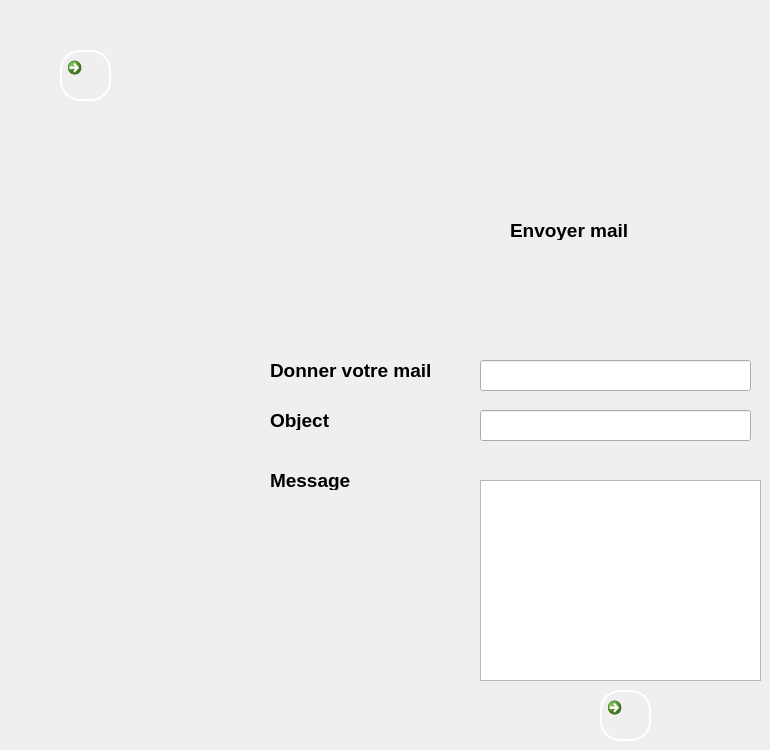
   <widget class="QWidget" name="mail">
    <widget class="QLineEdit" name="ecrire_mail">
     <property name="geometry">
      <rect>
       <x>480</x>
       <y>360</y>
       <width>271</width>
       <height>31</height>
      </rect>
     </property>
     <property name="font">
      <font>
       <family>Roboto Light</family>
       <pointsize>12</pointsize>
      </font>
     </property>
    </widget>
    <widget class="QLineEdit" name="ecrire_objet">
     <property name="geometry">
      <rect>
       <x>480</x>
       <y>410</y>
       <width>271</width>
       <height>31</height>
      </rect>
     </property>
     <property name="font">
      <font>
       <family>Roboto Light</family>
       <pointsize>12</pointsize>
      </font>
     </property>
    </widget>
    <widget class="QLabel" name="label_2">
     <property name="geometry">
      <rect>
       <x>270</x>
       <y>360</y>
       <width>181</width>
       <height>20</height>
      </rect>
     </property>
     <property name="font">
      <font>
       <pointsize>14</pointsize>
       <weight>75</weight>
       <bold>true</bold>
      </font>
     </property>
     <property name="text">
      <string>Donner votre mail</string>
     </property>
    </widget>
    <widget class="QLabel" name="label_3">
     <property name="geometry">
      <rect>
       <x>270</x>
       <y>410</y>
       <width>181</width>
       <height>20</height>
      </rect>
     </property>
     <property name="font">
      <font>
       <pointsize>14</pointsize>
       <weight>75</weight>
       <bold>true</bold>
      </font>
     </property>
     <property name="text">
      <string>Object</string>
     </property>
    </widget>
    <widget class="QLabel" name="label_4">
     <property name="geometry">
      <rect>
       <x>270</x>
       <y>470</y>
       <width>181</width>
       <height>20</height>
      </rect>
     </property>
     <property name="font">
      <font>
       <pointsize>14</pointsize>
       <weight>75</weight>
       <bold>true</bold>
      </font>
     </property>
     <property name="text">
      <string>Message</string>
     </property>
    </widget>
    <widget class="QLabel" name="label_5">
     <property name="geometry">
      <rect>
       <x>510</x>
       <y>220</y>
       <width>181</width>
       <height>20</height>
      </rect>
     </property>
     <property name="font">
      <font>
       <pointsize>14</pointsize>
       <weight>75</weight>
       <bold>true</bold>
      </font>
     </property>
     <property name="text">
      <string>Envoyer mail </string>
     </property>
    </widget>
    <widget class="QCommandLinkButton" name="backtocontrat_3">
     <property name="geometry">
      <rect>
       <x>600</x>
       <y>690</y>
       <width>51</width>
       <height>51</height>
      </rect>
     </property>
     <property name="styleSheet">
      <string notr="true">QPushButton{
 border-width: 2px;
border-style: outset;
border-color: white;
border-radius: 20px;
padding:0 8;
}
QPushButton:hover
{
background:#f5f5f5;
}
QPushButton:pressed{
border-style: inset;
border-radius: 20px;
padding:0 8;
background:#eeeeee;
}</string>
     </property>
     <property name="text">
      <string/>
     </property>
     <property name="iconSize">
      <size>
       <width>32</width>
       <height>32</height>
      </size>
     </property>
    </widget>
    <widget class="QPlainTextEdit" name="ecrire_txt">
     <property name="geometry">
      <rect>
       <x>480</x>
       <y>480</y>
       <width>281</width>
       <height>201</height>
      </rect>
     </property>
    </widget>
    <widget class="QCommandLinkButton" name="backtocontrat_4">
     <property name="geometry">
      <rect>
       <x>60</x>
       <y>50</y>
       <width>51</width>
       <height>51</height>
      </rect>
     </property>
     <property name="styleSheet">
      <string notr="true">QPushButton{
 border-width: 2px;
border-style: outset;
border-color: white;
border-radius: 20px;
padding:0 8;
}
QPushButton:hover
{
background:#f5f5f5;
}
QPushButton:pressed{
border-style: inset;
border-radius: 20px;
padding:0 8;
background:#eeeeee;
}</string>
     </property>
     <property name="text">
      <string/>
     </property>
     <property name="iconSize">
      <size>
       <width>32</width>
       <height>32</height>
      </size>
     </property>
    </widget>
   </widget>
